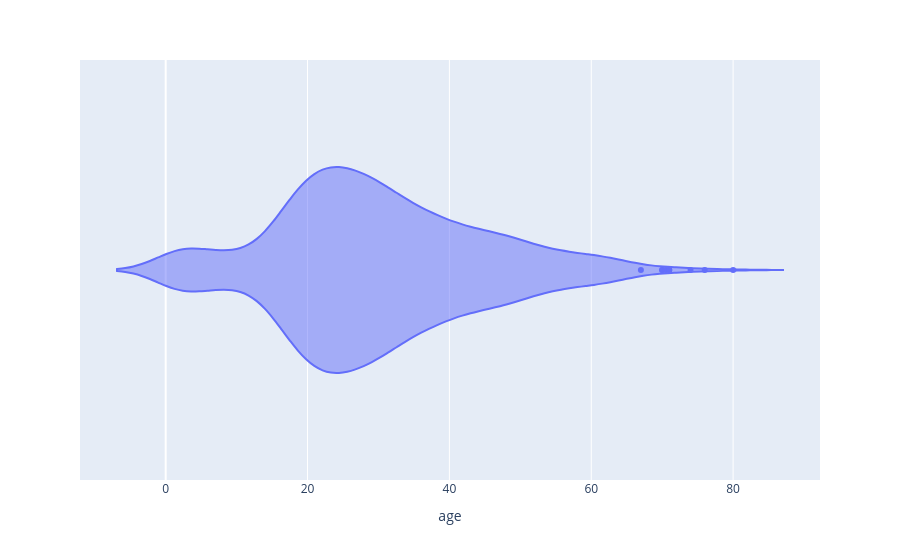

The code cell stored with this chart in its notebook:
### Code cell
import plotly.express as ex
ex.violin(x = "age" , data_frame = df)

### Figure 1 — Plotly figure (JSON) as saved in the notebook; plotly's stock layout.template omitted (floating-point values rounded to 4 significant figures; data arrays with more than 128 entries replaced by an {"elided": "..."} marker saying what was removed)
{"data": [{"alignmentgroup": "True", "box": {"visible": false}, "hovertemplate": "age=%{x}<extra></extra>", "legendgroup": "", "marker": {"color": "#636efa"}, "name": "", "offsetgroup": "", "orientation": "h", "scalegroup": "True", "showlegend": false, "type": "violin", "x": {"elided": "1309 float values"}, "x0": " ", "xaxis": "x", "y0": " ", "yaxis": "y"}], "layout": {"legend": {"tracegroupgap": 0}, "margin": {"t": 60}, "violinmode": "group", "xaxis": {"anchor": "y", "domain": [0, 1], "title": {"text": "age"}}, "yaxis": {"anchor": "x", "domain": [0, 1]}}}
